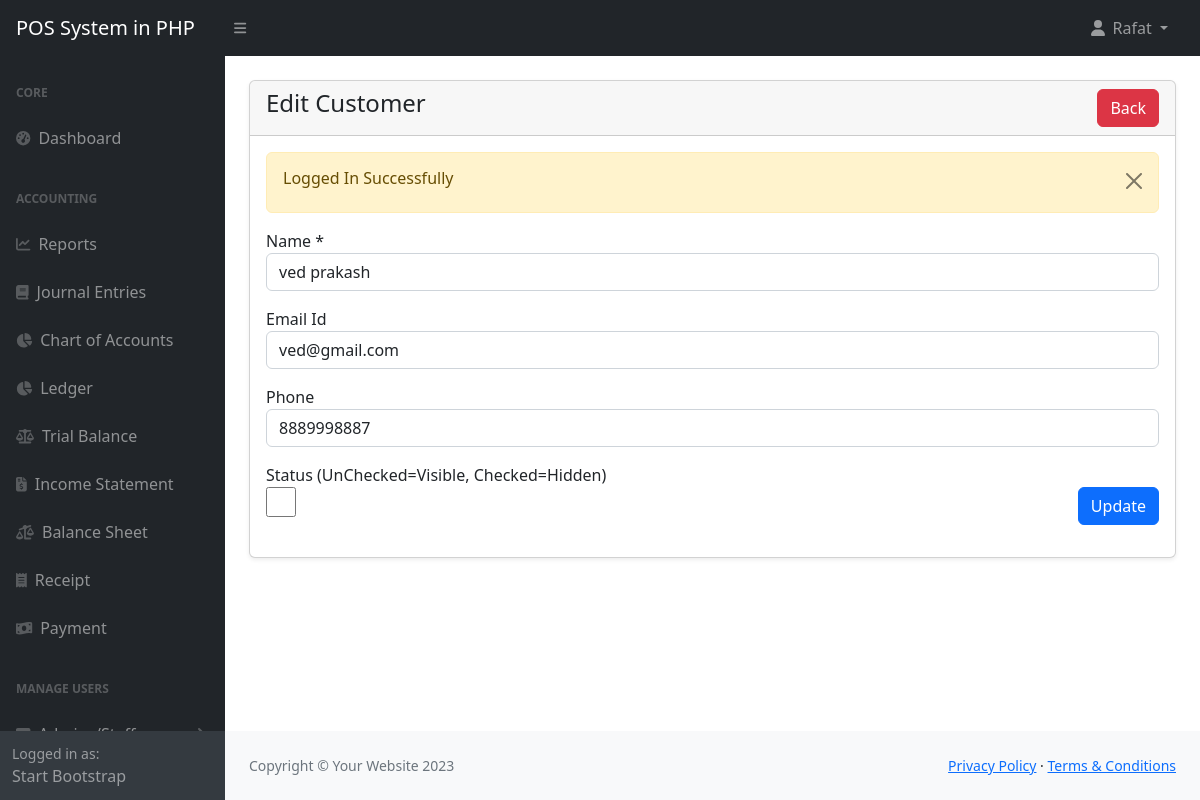
Screenshot of /admin/customers-edit.php?id=1 (signed in) with the database file from the repository.
### tables this page shows
CREATE TABLE `customers` (
  `id` int(11) NOT NULL,
  `name` varchar(255) NOT NULL,
  `email` varchar(255) DEFAULT NULL,
  `phone` varchar(255) DEFAULT NULL,
  `status` tinyint(1) NOT NULL DEFAULT 0 COMMENT '0=visible,1=hidden',
  `created_at` date NOT NULL DEFAULT current_timestamp()
);

### admin/customers-edit.php (the view, shortened to what this page needs)
<?php include('includes/header.php'); ?>
<div class="container-fluid px-4">
    <div class="card mt-4 shadow-sm">
        <div class="card-header">
            <h4 class="mb-0">Edit Customer
                <a href="customers.php" class="btn btn-danger float-end">Back</a>
            </h4>
        </div>
        <div class="card-body">
            <form action="code.php" method="POST">
                <?php
                    $paramValue = checkParamId('id');
                    $customer = getById('customers', $paramValue);
                    if($customer['status'] == 200)
                    {
                        ?>
                        <div class="row">
                            <div class="col-md-12 mb-3">
                                <label for="">Name *</label>
                                <input type="text" name="name" required value="<?= $customer['data']['name']; ?>" class="form-control" />
                            </div>
                            <div class="col-md-12 mb-3">
                                <label for="">Email Id</label>
                                <input type="email" name="email" value="<?= $customer['data']['email']; ?>" class="form-control" />
                            </div>
                            <div class="col-md-12 mb-3">
                                <label for="">Phone </label>
                                <input type="number" name="phone" value="<?= $customer['data']['phone']; ?>" class="form-control" />
                            </div>
                            <div class="col-md-6">
                                <label>Status (UnChecked=Visible, Checked=Hidden)</label>
                                <br/>
                                <input type="checkbox" name="status" <?= $customer['data']['status'] == true ? 'checked':''; ?> style="width:30px;height:30px";>
                            </div>
                            <div class="col-md-6 mb-3 text-end">
                                <br/>
                                <button type="submit" name="updateCustomer" class="btn btn-primary">Update</button>
                            </div>
                        </div>
                        <?php
                    }
                    else
                    {
                        echo '<h5>'.$customer['message'].'</h5>';
                        return false;
                    }
                ?>
            </form>
        </div>
    </div>
</div>
<?php include('includes/footer.php'); ?>

### rows the page displays
customers: name "ved prakash", email "ved@gmail.com", phone "8889998887"

### other values shown
$_SESSION['loggedInUser']['name'] "Rafat"
$_SESSION['status'] "Logged In Successfully"
